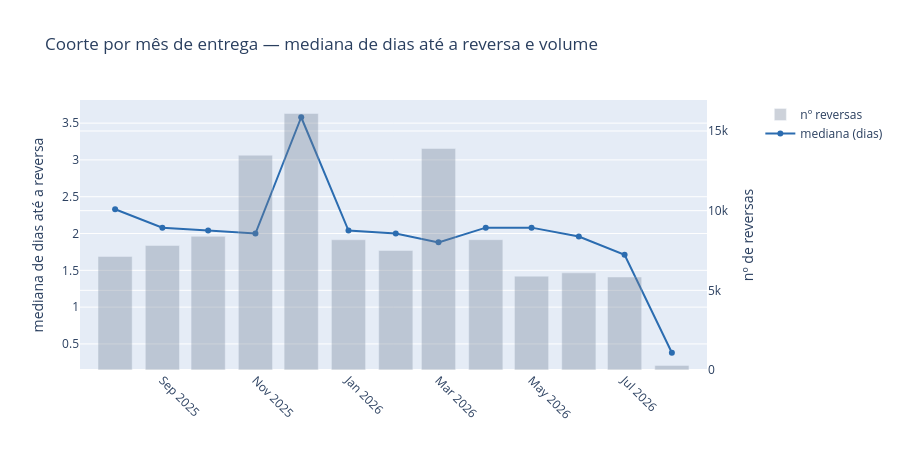

The cell this chart's notebook holds for it:
### Markdown cell above
## 6. Coorte mensal (por mês de entrega)

⚠️ **Censura à direita:** os meses mais recentes ainda não tiveram tempo de acumular reversas tardias — mediana e volume subestimados no fim da série.

### Code cell
coorte = (dfv.groupby("mes_entrega")
    .agg(n_reversas=("id_reversa", "count"),
         mediana_dias=("dias_ate_reversa", "median"),
         pct_ate_7d=("dias_ate_reversa", lambda s: (s <= 7).mean() * 100),
         pct_ate_15d=("dias_ate_reversa", lambda s: (s <= 15).mean() * 100))
    .round(2))
display(coorte)

fig = make_subplots(specs=[[{"secondary_y": True}]])
fig.add_trace(go.Bar(x=coorte.index, y=coorte["n_reversas"], name="nº reversas",
                      marker_color="#718096", opacity=0.35), secondary_y=True)
fig.add_trace(go.Scatter(x=coorte.index, y=coorte["mediana_dias"], name="mediana (dias)",
                          mode="lines+markers", marker=dict(color="#2b6cb0"), line=dict(color="#2b6cb0")),
              secondary_y=False)
fig.update_yaxes(title_text="mediana de dias até a reversa", secondary_y=False)
fig.update_yaxes(title_text="nº de reversas", secondary_y=True)
fig.update_xaxes(tickangle=45)
fig.update_layout(title="Coorte por mês de entrega — mediana de dias até a reversa e volume", height=450)

fig.show()

### Figure 1 — Plotly figure (JSON) as saved in the notebook; plotly's stock layout.template omitted (floating-point values rounded to 4 significant figures)
{"data": [{"marker": {"color": "#718096"}, "name": "nº reversas", "opacity": 0.35, "type": "bar", "x": ["2025-08", "2025-09", "2025-10", "2025-11", "2025-12", "2026-01", "2026-02", "2026-03", "2026-04", "2026-05", "2026-06", "2026-07", "2026-08"], "xaxis": "x", "y": [7131, 7810, 8387, 13483, 16098, 8173, 7498, 13904, 8179, 5890, 6096, 5837, 280], "yaxis": "y2"}, {"line": {"color": "#2b6cb0"}, "marker": {"color": "#2b6cb0"}, "mode": "lines+markers", "name": "mediana (dias)", "type": "scatter", "x": ["2025-08", "2025-09", "2025-10", "2025-11", "2025-12", "2026-01", "2026-02", "2026-03", "2026-04", "2026-05", "2026-06", "2026-07", "2026-08"], "xaxis": "x", "y": [2.33, 2.08, 2.04, 2.0, 3.58, 2.04, 2.0, 1.88, 2.08, 2.08, 1.96, 1.71, 0.38], "yaxis": "y"}], "layout": {"height": 450, "title": {"text": "Coorte por mês de entrega — mediana de dias até a reversa e volume"}, "xaxis": {"anchor": "y", "domain": [0, 0.94], "tickangle": 45}, "yaxis": {"anchor": "x", "domain": [0, 1], "title": {"text": "mediana de dias até a reversa"}}, "yaxis2": {"anchor": "x", "overlaying": "y", "side": "right", "title": {"text": "nº de reversas"}}}}
